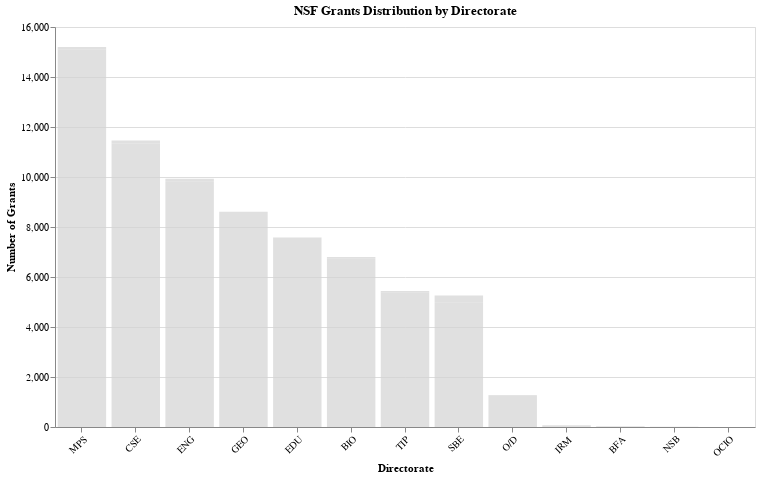

The code cell stored with this chart in its notebook:
### Code cell
# Create year dropdown selector
year_options = ['All years', '2020', '2021', '2022', '2023', '2024', '2025']

year_dropdown = alt.binding_select(
    options=year_options,
    name='Year: '
)
year_selection = alt.param(
    name='selected_year',
    value='All years',
    bind=year_dropdown
)

# Create hover selection for highlighting
hover = alt.selection_point(
    on='mouseover',
    fields=['directorate'],
    empty=False
)

# Create the bar chart
bar_chart = alt.Chart(directorate_combined).mark_bar().encode(
    x=alt.X(
        'directorate:N',
        sort='-y',
        title='Directorate',
        axis=alt.Axis(labelAngle=-45)
    ),
    y=alt.Y(
        'value:Q',
        title='Number of Grants'
    ),
    color=alt.condition(
        hover,
        alt.Color('directorate:N', legend=None, scale=alt.Scale(scheme='category20')),
        alt.value('lightgray')
    ),
    opacity=alt.condition(
        hover,
        alt.value(1.0),
        alt.value(0.7)
    ),
    tooltip=[
        alt.Tooltip('directorate:N', title='Directorate'),
        alt.Tooltip('year:N', title='Year'),
        alt.Tooltip('num_grants:Q', title='Total Grants', format=','),
        alt.Tooltip('terminated_grants:Q', title='Terminated Grants', format=',')
    ]
).transform_filter(
    alt.datum.year == year_selection
).transform_fold(
    ['num_grants', 'terminated_grants'],
    as_=['metric', 'value']
).properties(
    width=700,
    height=400,
    title='NSF Grants Distribution by Directorate'
).add_params(
    year_selection,
    hover
)

bar_chart

### Figure 1 — Vega-Lite specification as saved in the notebook (floating-point values rounded to 4 significant figures)
{"config": {"view": {"continuousWidth": 300, "continuousHeight": 300}}, "data": {"name": "data-c2c77432d36ee40aa36022ce9305e5ff"}, "mark": {"type": "bar"}, "encoding": {"color": {"condition": {"param": "param_12", "empty": false, "field": "directorate", "legend": null, "scale": {"scheme": "category20"}, "type": "nominal"}, "value": "lightgray"}, "opacity": {"condition": {"param": "param_12", "value": 1.0, "empty": false}, "value": 0.7}, "tooltip": [{"field": "directorate", "title": "Directorate", "type": "nominal"}, {"field": "year", "title": "Year", "type": "nominal"}, {"field": "num_grants", "format": ",", "title": "Total Grants", "type": "quantitative"}, {"field": "terminated_grants", "format": ",", "title": "Terminated Grants", "type": "quantitative"}], "x": {"axis": {"labelAngle": -45}, "field": "directorate", "sort": "-y", "title": "Directorate", "type": "nominal"}, "y": {"field": "value", "title": "Number of Grants", "type": "quantitative"}}, "height": 400, "params": [{"name": "selected_year", "bind": {"input": "select", "options": ["All years", "2020", "2021", "2022", "2023", "2024", "2025"], "name": "Year: "}, "value": "All years"}, {"name": "param_12", "select": {"type": "point", "fields": ["directorate"], "on": "mouseover"}}], "title": "NSF Grants Distribution by Directorate", "transform": [{"filter": "(datum.year === selected_year)"}, {"fold": ["num_grants", "terminated_grants"], "as": ["metric", "value"]}], "width": 700, "$schema": "https://vega.github.io/schema/vega-lite/v5.20.1.json", "datasets": {"data-c2c77432d36ee40aa36022ce9305e5ff": [{"directorate": "SBE", "year": "2020", "num_grants": 1119, "terminated_grants": 0}, {"directorate": "SBE", "year": "2021", "num_grants": 2029, "terminated_grants": 0}, {"directorate": "SBE", "year": "2022", "num_grants": 2693, "terminated_grants": 0}, {"directorate": "SBE", "year": "2023", "num_grants": 3116, "terminated_grants": 0}, {"directorate": "SBE", "year": "2024", "num_grants": 3352, "terminated_grants": 0}, {"directorate": "SBE", "year": "2025", "num_grants": 3144, "terminated_grants": 295}, {"directorate": "TIP", "year": "2020", "num_grants": 908, "terminated_grants": 0}, {"directorate": "TIP", "year": "2021", "num_grants": 1743, "terminated_grants": 0}, {"directorate": "TIP", "year": "2022", "num_grants": 2146, "terminated_grants": 0}, {"directorate": "TIP", "year": "2023", "num_grants": 2411, "terminated_grants": 0}, {"directorate": "TIP", "year": "2024", "num_grants": 2691, "terminated_grants": 0}, {"directorate": "TIP", "year": "2025", "num_grants": 2634, "terminated_grants": 50}, {"directorate": "MPS", "year": "2020", "num_grants": 2739, "terminated_grants": 0}, {"directorate": "MPS", "year": "2021", "num_grants": 5219, "terminated_grants": 0}, {"directorate": "MPS", "year": "2022", "num_grants": 7638, "terminated_grants": 0}, {"directorate": "MPS", "year": "2023", "num_grants": 9937, "terminated_grants": 0}, {"directorate": "MPS", "year": "2024", "num_grants": 11367, "terminated_grants": 0}, {"directorate": "MPS", "year": "2025", "num_grants": 11447, "terminated_grants": 107}, {"directorate": "BIO", "year": "2020", "num_grants": 1329, "terminated_grants": 0}, {"directorate": "BIO", "year": "2021", "num_grants": 2574, "terminated_grants": 0}, {"directorate": "BIO", "year": "2022", "num_grants": 3685, "terminated_grants": 0}, {"directorate": "BIO", "year": "2023", "num_grants": 4554, "terminated_grants": 0}, {"directorate": "BIO", "year": "2024", "num_grants": 5074, "terminated_grants": 0}, {"directorate": "BIO", "year": "2025", "num_grants": 5095, "terminated_grants": 74}, {"directorate": "CSE", "year": "2020", "num_grants": 2157, "terminated_grants": 0}, {"directorate": "CSE", "year": "2021", "num_grants": 4011, "terminated_grants": 0}, {"directorate": "CSE", "year": "2022", "num_grants": 5757, "terminated_grants": 0}, {"directorate": "CSE", "year": "2023", "num_grants": 7371, "terminated_grants": 0}, {"directorate": "CSE", "year": "2024", "num_grants": 8189, "terminated_grants": 0}, {"directorate": "CSE", "year": "2025", "num_grants": 8258, "terminated_grants": 116}, {"directorate": "ENG", "year": "2020", "num_grants": 1777, "terminated_grants": 0}, {"directorate": "ENG", "year": "2021", "num_grants": 3345, "terminated_grants": 0}, {"directorate": "ENG", "year": "2022", "num_grants": 4863, "terminated_grants": 0}, {"directorate": "ENG", "year": "2023", "num_grants": 6163, "terminated_grants": 0}, {"directorate": "ENG", "year": "2024", "num_grants": 7138, "terminated_grants": 0}, {"directorate": "ENG", "year": "2025", "num_grants": 7338, "terminated_grants": 113}, {"directorate": "EDU", "year": "2020", "num_grants": 1171, "terminated_grants": 0}, {"directorate": "EDU", "year": "2021", "num_grants": 2362, "terminated_grants": 0}, {"directorate": "EDU", "year": "2022", "num_grants": 3495, "terminated_grants": 0}, {"directorate": "EDU", "year": "2023", "num_grants": 4499, "terminated_grants": 0}, {"directorate": "EDU", "year": "2024", "num_grants": 5517, "terminated_grants": 0}, {"directorate": "EDU", "year": "2025", "num_grants": 5635, "terminated_grants": 741}, {"directorate": "GEO", "year": "2020", "num_grants": 1622, "terminated_grants": 0}, {"directorate": "GEO", "year": "2021", "num_grants": 3305, "terminated_grants": 0}, {"directorate": "GEO", "year": "2022", "num_grants": 4682, "terminated_grants": 0}, {"directorate": "GEO", "year": "2023", "num_grants": 5797, "terminated_grants": 0}, {"directorate": "GEO", "year": "2024", "num_grants": 6563, "terminated_grants": 0}, {"directorate": "GEO", "year": "2025", "num_grants": 6584, "terminated_grants": 92}, {"directorate": "O/D", "year": "2020", "num_grants": 164, "terminated_grants": 0}, {"directorate": "O/D", "year": "2021", "num_grants": 329, "terminated_grants": 0}, {"directorate": "O/D", "year": "2022", "num_grants": 466, "terminated_grants": 0}, {"directorate": "O/D", "year": "2023", "num_grants": 637, "terminated_grants": 0}, {"directorate": "O/D", "year": "2024", "num_grants": 870, "terminated_grants": 0}, {"directorate": "O/D", "year": "2025", "num_grants": 963, "terminated_grants": 8}, {"directorate": "BFA", "year": "2020", "num_grants": 10, "terminated_grants": 0}, {"directorate": "BFA", "year": "2021", "num_grants": 20, "terminated_grants": 0}, {"directorate": "BFA", "year": "2022", "num_grants": 24, "terminated_grants": 0}, {"directorate": "BFA", "year": "2023", "num_grants": 13, "terminated_grants": 0}, {"directorate": "BFA", "year": "2024", "num_grants": 0, "terminated_grants": 0}, {"directorate": "BFA", "year": "2025", "num_grants": 0, "terminated_grants": 0}, {"directorate": "IRM", "year": "2020", "num_grants": 24, "terminated_grants": 0}, {"directorate": "IRM", "year": "2021", "num_grants": 46, "terminated_grants": 0}, {"directorate": "IRM", "year": "2022", "num_grants": 44, "terminated_grants": 0}, {"directorate": "IRM", "year": "2023", "num_grants": 18, "terminated_grants": 0}, {"directorate": "IRM", "year": "2024", "num_grants": 1, "terminated_grants": 0}, {"directorate": "IRM", "year": "2025", "num_grants": 0, "terminated_grants": 0}, {"directorate": "NSB", "year": "2020", "num_grants": 6, "terminated_grants": 0}, {"directorate": "NSB", "year": "2021", "num_grants": 6, "terminated_grants": 0}, {"directorate": "NSB", "year": "2022", "num_grants": 11, "terminated_grants": 0}, {"directorate": "NSB", "year": "2023", "num_grants": 8, "terminated_grants": 0}, {"directorate": "NSB", "year": "2024", "num_grants": 2, "terminated_grants": 0}, {"directorate": "NSB", "year": "2025", "num_grants": 0, "terminated_grants": 0}, {"directorate": "OCIO", "year": "2020", "num_grants": 0, "terminated_grants": 0}, {"directorate": "OCIO", "year": "2021", "num_grants": 1, "terminated_grants": 0}, {"directorate": "OCIO", "year": "2022", "num_grants": 2, "terminated_grants": 0}, {"directorate": "OCIO", "year": "2023", "num_grants": 2, "terminated_grants": 0}, {"directorate": "OCIO", "year": "2024", "num_grants": 2, "terminated_grants": 0}, {"directorate": "OCIO", "year": "2025", "num_grants": 1, "terminated_grants": 0}, {"directorate": "SBE", "year": "All years", "num_grants": 4967, "terminated_grants": 295}, {"directorate": "TIP", "year": "All years", "num_grants": 5387, "terminated_grants": 50}, {"directorate": "MPS", "year": "All years", "num_grants": 15090, "terminated_grants": 107}, {"directorate": "BIO", "year": "All years", "num_grants": 6726, "terminated_grants": 74}, {"directorate": "CSE", "year": "All years", "num_grants": 11343, "terminated_grants": 116}, {"directorate": "ENG", "year": "All years", "num_grants": 9814, "terminated_grants": 113}, {"directorate": "EDU", "year": "All years", "num_grants": 6836, "terminated_grants": 741}, {"directorate": "GEO", "year": "All years", "num_grants": 8522, "terminated_grants": 92}, {"directorate": "O/D", "year": "All years", "num_grants": 1274, "terminated_grants": 8}, {"directorate": "BFA", "year": "All years", "num_grants": 34, "terminated_grants": 0}, {"directorate": "IRM", "year": "All years", "num_grants": 66, "terminated_grants": 0}, {"directorate": "NSB", "year": "All years", "num_grants": 15, "terminated_grants": 0}, {"directorate": "OCIO", "year": "All years", "num_grants": 2, "terminated_grants": 0}]}}
